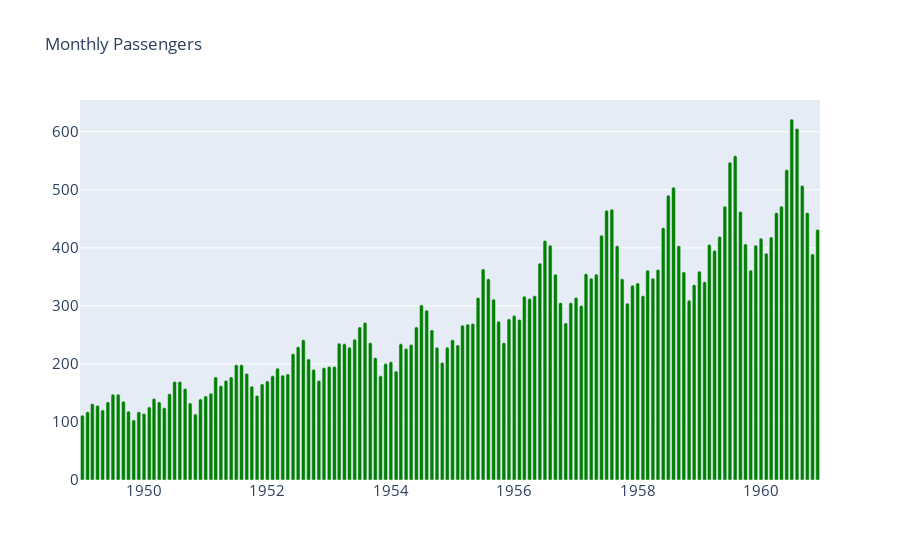

Notebook cell for this chart:
### Code cell
# Create a bar plot with customizations

import plotly.graph_objects as go
import pandas as pd

df = pd.read_csv("AirPassengers.csv")
fig = go.Figure()
fig.add_trace(go.Bar(x=df['Month'], y=df['#Passengers'], name='#Passengers', marker_color='green',marker=dict(cornerradius=100)))
fig.update_layout(title='Monthly Passengers',xaxis_tickfont_size=15,yaxis_tickfont_size=15,)
fig.show()

### Figure 1 — Plotly figure (JSON) as saved in the notebook; plotly's stock layout.template omitted (floating-point values rounded to 4 significant figures; data arrays with more than 128 entries replaced by an {"elided": "..."} marker saying what was removed)
{"data": [{"marker": {"color": "green", "cornerradius": 100}, "name": "#Passengers", "type": "bar", "x": {"elided": "144 str values"}, "y": {"elided": "144 int values"}}], "layout": {"autosize": true, "title": {"text": "Monthly Passengers"}, "xaxis": {"autorange": true, "range": ["1948-12-18", "1960-12-15"], "tickfont": {"size": 15}, "type": "date"}, "yaxis": {"autorange": true, "range": [0, 654.7], "tickfont": {"size": 15}, "type": "linear"}}}
